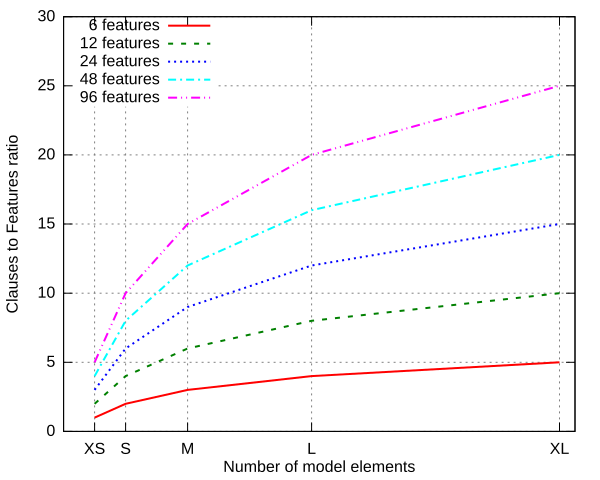

Write the gnuplot code that produced this figure.
set term svg dashed
set xtics ("XS" 200, "S" 400, "M" 800, "L" 1600, "XL" 3200)
set ytics auto
set xlabel "Number of model elements" offset 0,0.5
set ylabel "Clauses to Features ratio"
set xr [0:3300]
set yr [0:30]
set key at 1000,30
set grid
set style line 1 lt 1 lw 2
set style line 2 lt 2 lw 2
set style line 3 lt 3 lw 2
set style line 4 lt 4 lw 2
set style line 5 lt 5 lw 2 lc rgb 'magenta'
plot "timeLifting.dat" using 1:2 title '6 features' w l ls 1, "timeLifting.dat" using 1:3 title '12 features' w l ls 2, "timeLifting.dat" using 1:4 title '24 features' w l ls 3, "timeLifting.dat" using 1:5 title '48 features' w l ls 4, "timeLifting.dat" using 1:6 title '96 features' w l ls 5
